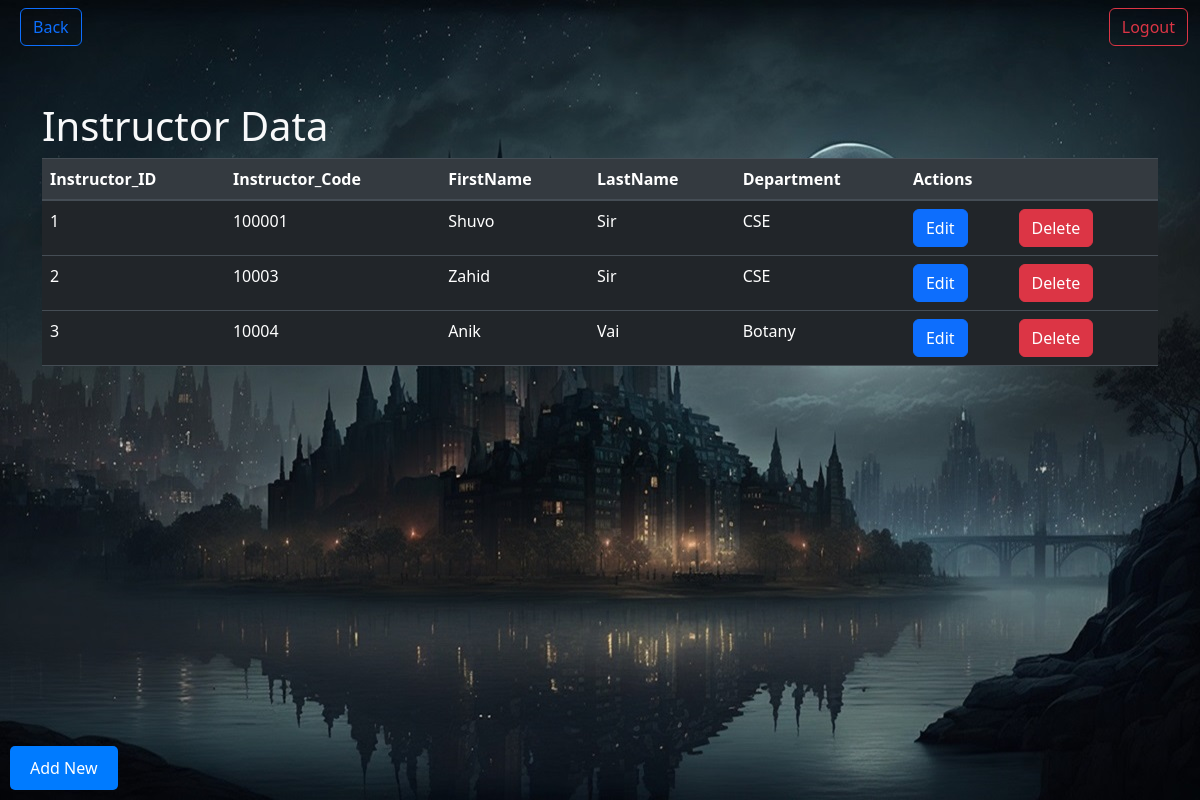
Screenshot of /InstructorData.php with the database file from the repository.
### tables this page shows
CREATE TABLE `instructor` (
  `Instructor_ID` int(11) NOT NULL,
  `Instructor_Code` int(11) NOT NULL,
  `FirstName` varchar(255) DEFAULT NULL,
  `LastName` varchar(255) DEFAULT NULL,
  `Department` varchar(255) DEFAULT NULL
);

### InstructorData.php (the view, shortened to what this page needs)
<!DOCTYPE html>
<html lang="en">
<head>
    <link href="https://stackpath.bootstrapcdn.com/bootstrap/4.5.2/css/bootstrap.min.css" rel="stylesheet">
    <link rel="stylesheet" href="styleedit.css">
</head>
<body>
<?php include("navtrans.php"); ?>
<div class="container mt-5">
    <h1 class="text-light">Instructor Data</h1>
    <table class="table table-dark">
        <thead class="thead-dark">
            <tr>
                <th>Instructor_ID</th>
                <th>Instructor_Code</th>
                <th>FirstName</th>
                <th>LastName</th>
                <th>Department</th>
                <th colspan="2">Actions</th>
            </tr>
        </thead>
        <tbody>
            <?php
            include("connection.php");
            $sql = "SELECT Instructor_ID, Instructor_Code, FirstName, LastName, Department FROM instructor";
            $result = $conn->query($sql);
            if ($result->num_rows > 0) {
                while ($row = $result->fetch_assoc()) {
                    echo "<tr>";
                    echo "<td>" . $row["Instructor_ID"] . "</td>";
                    echo "<td>" . $row["Instructor_Code"] . "</td>";
                    echo "<td>" . $row["FirstName"] . "</td>";
                    echo "<td>" . $row["LastName"] . "</td>";
                    echo "<td>" . $row["Department"] . "</td>";
                    echo "<td><a href='editInstructor.php?Instructor_ID=" . $row["Instructor_ID"] . "' class='btn btn-primary'>Edit</a></td>";
                    echo "<td><a href='#' onclick='confirmDeletion(" . $row["Instructor_ID"] . ")' class='btn btn-danger mr-2'>Delete</a></td>";
                    echo "</tr>";
                }
            } else {
                echo "<tr><td colspan='7'>No records found</td></tr>";
            }
            ?>
        </tbody>
    </table>
</div>
<div class="bottom-navbar">
    <a href="instructor.php" class="button-link-left">Add New</a>
</div>
</body>
</html>

### styleedit.css (style rules this page uses)
body { background-image: url('images/databack.jpg'); background-size: cover; background-repeat: no-repeat; background-attachment: fixed; }
.bottom-navbar { margin: 0; padding: 0; position: fixed; bottom: 0; width: 100%; display: flex; justify-content: space-between; background-color:transparent; padding: 10px; }
.button-link-left { margin: 0; padding: 0; text-decoration: none; color: #fff; background-color:#007bff; padding: 10px 20px; border: none; border-radius: 5px; cursor: pointer; }
.table { background-color: #212529; color: #f8f9fa; }
.table thead th { background-color: #343a40; color: #f8f9fa; }

### rows the page displays
instructor: Instructor_ID "1", Instructor_Code "100001", FirstName "Shuvo", LastName "Sir", Department "CSE"
instructor: Instructor_ID "2", Instructor_Code "10003", FirstName "Zahid", LastName "Sir", Department "CSE"
instructor: Instructor_ID "3", Instructor_Code "10004", FirstName "Anik", LastName "Vai", Department "Botany"
